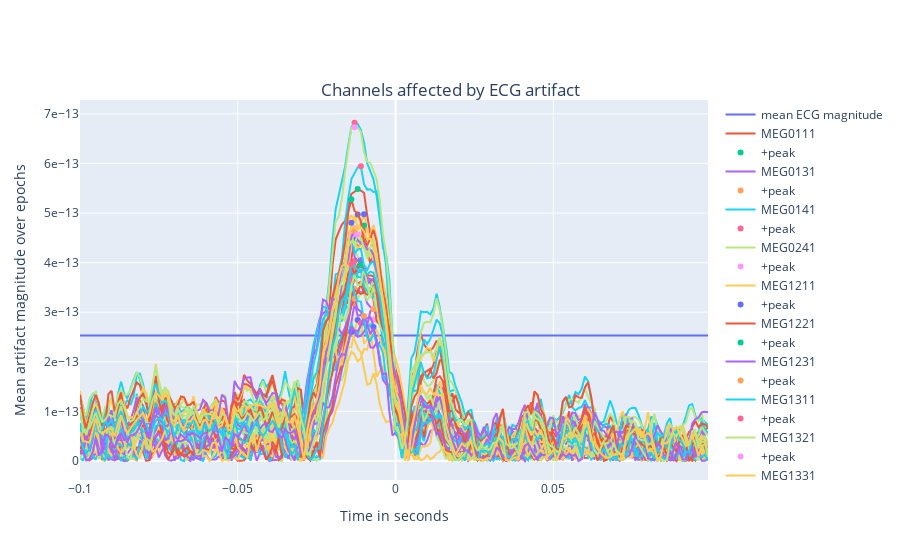

The cell this chart's notebook holds for it:
### Code cell
#Continue: find mean ECG magnitude over all channels:
mean_ecg_magnitude = np.mean([potentially_affected_channel.peak_magnitude for potentially_affected_channel in ecg_peaks_on_channels])
#print(mean_ecg_magnitude)

affected_channels=[]
for ch_ind, potentially_affected_channel in enumerate(ecg_peaks_on_channels):
    if potentially_affected_channel.peak_magnitude>mean_ecg_magnitude:
        potentially_affected_channel.artif_over_threshold=True
        affected_channels.append(potentially_affected_channel)


#Plot ech affected channels:
fig = go.Figure()

t = np.arange(-0.1, 0.1, 1/sfreq)
fig.add_trace(go.Scatter(x=t, y=[(mean_ecg_magnitude)]*len(t), name='mean ECG magnitude'))

for ch in affected_channels:

    fig.add_trace(go.Scatter(x=t, y=abs(ch.mean_artifact_epoch), name=ch.channel))
    fig.add_trace(go.Scatter(x=[t[ch.peak_loc]], y=[ch.peak_magnitude], mode='markers', name='+peak'));


fig.update_layout(
    xaxis_title='Time in seconds',
    yaxis = dict(
        showexponent = 'all',
        exponentformat = 'e'),
    yaxis_title='Mean artifact magnitude over epochs',
    title={
        'text': 'Channels affected by ECG artifact',
        'y':0.85,
        'x':0.5,
        'xanchor': 'center',
        'yanchor': 'top'})
        
fig.show()

### Figure 1 — Plotly figure (JSON) as saved in the notebook; plotly's stock layout.template omitted (floating-point values rounded to 4 significant figures; data arrays with more than 128 entries replaced by an {"elided": "..."} marker saying what was removed)
{"data": [{"name": "mean ECG magnitude", "type": "scatter", "x": {"elided": "200 float values"}, "y": {"elided": "200 float values"}}, {"name": "MEG0111", "type": "scatter", "x": {"elided": "200 float values"}, "y": {"elided": "201 float values"}}, {"mode": "markers", "name": "+peak", "type": "scatter", "x": [-0.012], "y": [5.486e-13]}, {"name": "MEG0131", "type": "scatter", "x": {"elided": "200 float values"}, "y": {"elided": "201 float values"}}, {"mode": "markers", "name": "+peak", "type": "scatter", "x": [-0.013], "y": [3.471e-13]}, {"name": "MEG0141", "type": "scatter", "x": {"elided": "200 float values"}, "y": {"elided": "201 float values"}}, {"mode": "markers", "name": "+peak", "type": "scatter", "x": [-0.013], "y": [6.821e-13]}, {"name": "MEG0241", "type": "scatter", "x": {"elided": "200 float values"}, "y": {"elided": "201 float values"}}, {"mode": "markers", "name": "+peak", "type": "scatter", "x": [-0.007], "y": [2.854e-13]}, {"name": "MEG1211", "type": "scatter", "x": {"elided": "200 float values"}, "y": {"elided": "201 float values"}}, {"mode": "markers", "name": "+peak", "type": "scatter", "x": [-0.012], "y": [2.841e-13]}, {"name": "MEG1221", "type": "scatter", "x": {"elided": "200 float values"}, "y": {"elided": "201 float values"}}, {"mode": "markers", "name": "+peak", "type": "scatter", "x": [-0.013], "y": [3.699e-13]}, {"name": "MEG1231", "type": "scatter", "x": {"elided": "200 float values"}, "y": {"elided": "201 float values"}}, {"mode": "markers", "name": "+peak", "type": "scatter", "x": [-0.013], "y": [3.183e-13]}, {"name": "MEG1311", "type": "scatter", "x": {"elided": "200 float values"}, "y": {"elided": "201 float values"}}, {"mode": "markers", "name": "+peak", "type": "scatter", "x": [-0.013], "y": [4.031e-13]}, {"name": "MEG1321", "type": "scatter", "x": {"elided": "200 float values"}, "y": {"elided": "201 float values"}}, {"mode": "markers", "name": "+peak", "type": "scatter", "x": [-0.013], "y": [4.698e-13]}, {"name": "MEG1331", "type": "scatter", "x": {"elided": "200 float values"}, "y": {"elided": "201 float values"}}, {"mode": "markers", "name": "+peak", "type": "scatter", "x": [-0.01], "y": [4.977e-13]}, {"name": "MEG1341", "type": "scatter", "x": {"elided": "200 float values"}, "y": {"elided": "201 float values"}}, {"mode": "markers", "name": "+peak", "type": "scatter", "x": [-0.01], "y": [4.748e-13]}, {"name": "MEG1411", "type": "scatter", "x": {"elided": "200 float values"}, "y": {"elided": "201 float values"}}, {"mode": "markers", "name": "+peak", "type": "scatter", "x": [-0.013], "y": [3.876e-13]}, {"name": "MEG1421", "type": "scatter", "x": {"elided": "200 float values"}, "y": {"elided": "201 float values"}}, {"mode": "markers", "name": "+peak", "type": "scatter", "x": [-0.011], "y": [2.783e-13]}, {"name": "MEG1431", "type": "scatter", "x": {"elided": "200 float values"}, "y": {"elided": "201 float values"}}, {"mode": "markers", "name": "+peak", "type": "scatter", "x": [-0.014], "y": [3.515e-13]}, {"name": "MEG1441", "type": "scatter", "x": {"elided": "200 float values"}, "y": {"elided": "201 float values"}}, {"mode": "markers", "name": "+peak", "type": "scatter", "x": [-0.013], "y": [4.462e-13]}, {"name": "MEG1511", "type": "scatter", "x": {"elided": "200 float values"}, "y": {"elided": "201 float values"}}, {"mode": "markers", "name": "+peak", "type": "scatter", "x": [-0.008], "y": [3.446e-13]}, {"name": "MEG1521", "type": "scatter", "x": {"elided": "200 float values"}, "y": {"elided": "201 float values"}}, {"mode": "markers", "name": "+peak", "type": "scatter", "x": [-0.007], "y": [3.061e-13]}, {"name": "MEG1531", "type": "scatter", "x": {"elided": "200 float values"}, "y": {"elided": "201 float values"}}, {"mode": "markers", "name": "+peak", "type": "scatter", "x": [-0.011], "y": [5.944e-13]}, {"name": "MEG1541", "type": "scatter", "x": {"elided": "200 float values"}, "y": {"elided": "201 float values"}}, {"mode": "markers", "name": "+peak", "type": "scatter", "x": [-0.013], "y": [6.731e-13]}, {"name": "MEG1611", "type": "scatter", "x": {"elided": "200 float values"}, "y": {"elided": "201 float values"}}, {"mode": "markers", "name": "+peak", "type": "scatter", "x": [-0.007], "y": [2.702e-13]}, {"name": "MEG1711", "type": "scatter", "x": {"elided": "200 float values"}, "y": {"elided": "201 float values"}}, {"mode": "markers", "name": "+peak", "type": "scatter", "x": [-0.006], "y": [3.614e-13]}, {"name": "MEG2111", "type": "scatter", "x": {"elided": "200 float values"}, "y": {"elided": "201 float values"}}, {"mode": "markers", "name": "+peak", "type": "scatter", "x": [-0.013], "y": [3.273e-13]}, {"name": "MEG2121", "type": "scatter", "x": {"elided": "200 float values"}, "y": {"elided": "201 float values"}}, {"mode": "markers", "name": "+peak", "type": "scatter", "x": [-0.014], "y": [3.635e-13]}, {"name": "MEG2131", "type": "scatter", "x": {"elided": "200 float values"}, "y": {"elided": "201 float values"}}, {"mode": "markers", "name": "+peak", "type": "scatter", "x": [-0.014], "y": [4.537e-13]}, {"name": "MEG2141", "type": "scatter", "x": {"elided": "200 float values"}, "y": {"elided": "201 float values"}}, {"mode": "markers", "name": "+peak", "type": "scatter", "x": [-0.014], "y": [2.6e-13]}, {"name": "MEG2321", "type": "scatter", "x": {"elided": "200 float values"}, "y": {"elided": "201 float values"}}, {"mode": "markers", "name": "+peak", "type": "scatter", "x": [-0.011], "y": [4.038e-13]}, {"name": "MEG2331", "type": "scatter", "x": {"elided": "200 float values"}, "y": {"elided": "201 float values"}}, {"mode": "markers", "name": "+peak", "type": "scatter", "x": [-0.014], "y": [4.602e-13]}, {"name": "MEG2341", "type": "scatter", "x": {"elided": "200 float values"}, "y": {"elided": "201 float values"}}, {"mode": "markers", "name": "+peak", "type": "scatter", "x": [-0.014], "y": [3.872e-13]}, {"name": "MEG2411", "type": "scatter", "x": {"elided": "200 float values"}, "y": {"elided": "201 float values"}}, {"mode": "markers", "name": "+peak", "type": "scatter", "x": [-0.01], "y": [3.902e-13]}, {"name": "MEG2421", "type": "scatter", "x": {"elided": "200 float values"}, "y": {"elided": "201 float values"}}, {"mode": "markers", "name": "+peak", "type": "scatter", "x": [-0.01], "y": [4.405e-13]}, {"name": "MEG2431", "type": "scatter", "x": {"elided": "200 float values"}, "y": {"elided": "201 float values"}}, {"mode": "markers", "name": "+peak", "type": "scatter", "x": [-0.011], "y": [3.952e-13]}, {"name": "MEG2441", "type": "scatter", "x": {"elided": "200 float values"}, "y": {"elided": "201 float values"}}, {"mode": "markers", "name": "+peak", "type": "scatter", "x": [-0.01], "y": [2.925e-13]}, {"name": "MEG2511", "type": "scatter", "x": {"elided": "200 float values"}, "y": {"elided": "201 float values"}}, {"mode": "markers", "name": "+peak", "type": "scatter", "x": [-0.014], "y": [4.573e-13]}, {"name": "MEG2521", "type": "scatter", "x": {"elided": "200 float values"}, "y": {"elided": "201 float values"}}, {"mode": "markers", "name": "+peak", "type": "scatter", "x": [-0.014], "y": [4.56e-13]}, {"name": "MEG2531", "type": "scatter", "x": {"elided": "200 float values"}, "y": {"elided": "201 float values"}}, {"mode": "markers", "name": "+peak", "type": "scatter", "x": [-0.012], "y": [4.97e-13]}, {"name": "MEG2541", "type": "scatter", "x": {"elided": "200 float values"}, "y": {"elided": "201 float values"}}, {"mode": "markers", "name": "+peak", "type": "scatter", "x": [-0.014], "y": [5.279e-13]}, {"name": "MEG2611", "type": "scatter", "x": {"elided": "200 float values"}, "y": {"elided": "201 float values"}}, {"mode": "markers", "name": "+peak", "type": "scatter", "x": [-0.013], "y": [4.634e-13]}, {"name": "MEG2621", "type": "scatter", "x": {"elided": "200 float values"}, "y": {"elided": "201 float values"}}, {"mode": "markers", "name": "+peak", "type": "scatter", "x": [-0.014], "y": [3.967e-13]}, {"name": "MEG2631", "type": "scatter", "x": {"elided": "200 float values"}, "y": {"elided": "201 float values"}}, {"mode": "markers", "name": "+peak", "type": "scatter", "x": [-0.012], "y": [4.574e-13]}, {"name": "MEG2641", "type": "scatter", "x": {"elided": "200 float values"}, "y": {"elided": "201 float values"}}, {"mode": "markers", "name": "+peak", "type": "scatter", "x": [-0.014], "y": [4.806e-13]}], "layout": {"title": {"text": "Channels affected by ECG artifact", "x": 0.5, "xanchor": "center", "y": 0.85, "yanchor": "top"}, "xaxis": {"title": {"text": "Time in seconds"}}, "yaxis": {"exponentformat": "e", "showexponent": "all", "title": {"text": "Mean artifact magnitude over epochs"}}}}
